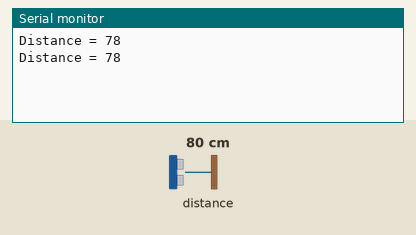
A sketch run on a simulated Arduino Uno, built with avr-gcc and run on an emulated ATmega328P. On the bench: the last lines printed to the serial monitor. Wiring (inferred from the names in the program): ultrasonic range finder: trigger pin 2; echo pin 0. The inputs (shaded band) are chosen by the test bench; at power-on: distance to the obstacle 80 cm. The echo pulse lasts 58.3 µs per cm.

Above: at 3.8 s.
3.9 s: distance to the obstacle set to 2 cm
At 7.3 s:
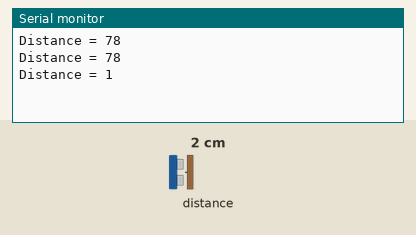
7.8 s: distance to the obstacle set to 4 cm
At 9.6 s:
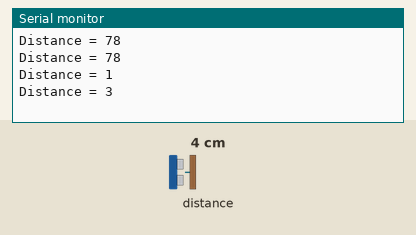
Timing chart, 0 to 11.1 s (numbered marks = the images above; inputs shaded):
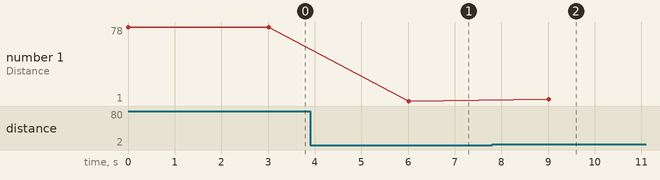

The sketch:

not_think.ino
```cpp
/******************************************************
 * Written by : Usman Ali Butt                        *
 * Dated      : 1 August 2018                         *
 * Property off:  www.microcontroller-project.com     *
 *****************************************************/

const int trigP = 2;  //D4 Or GPIO-2 of nodemcu
const int echoP = 0;  //D3 Or GPIO-0 of nodemcu

long duration;
int distance;

void setup() {
pinMode(trigP, OUTPUT);  // Sets the trigPin as an Output
pinMode(echoP, INPUT);   // Sets the echoPin as an Input
Serial.begin(115200);      // Open serial channel at 9600 baud rate
}

void loop() {

digitalWrite(trigP, LOW);   // Makes trigPin low
delayMicroseconds(2);       // 2 micro second delay

digitalWrite(trigP, HIGH);  // tigPin high
delayMicroseconds(10);      // trigPin high for 10 micro seconds
digitalWrite(trigP, LOW);   // trigPin low

duration = pulseIn(echoP, HIGH);   //Read echo pin, time in microseconds
distance= duration*0.034/2;        //Calculating actual/real distance

Serial.print("Distance = ");        //Output distance on arduino serial monitor
Serial.println(distance);
delay(3000);                        //Pause for 3 seconds and start measuring distance again
}
```

Measured:
- after the input at 3.9 s, the serial monitor: prints a new line after 2.1 s (image 1)
- after the input at 7.8 s, the serial monitor: prints a new line after 1.2 s (image 2)
- plotted number 1: 78 → 1 after the input at 3.9 s, 1 → 3 after the input at 7.8 s
